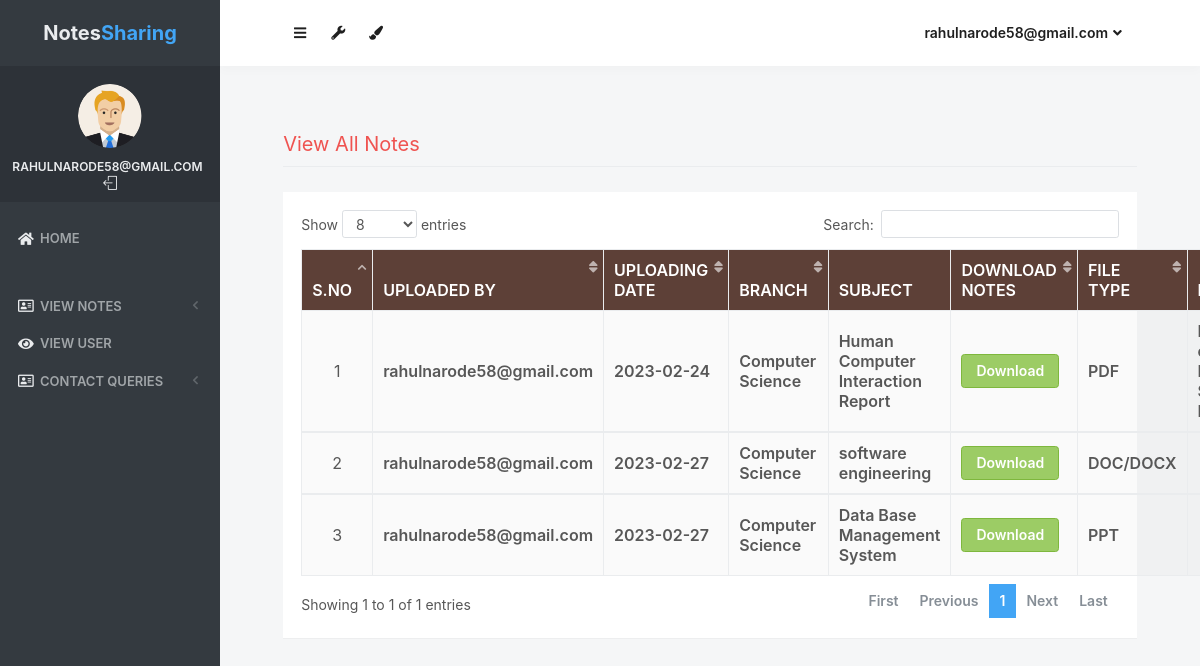
Screenshot of /all_notes (signed in) with the database file from the repository.
### notes/models.py (models this page shows, shortened)
class Notes(models.Model):
    user = models.ForeignKey(User,on_delete=models.CASCADE)
    uploadingdate = models.CharField(max_length=30)
    branch = models.CharField(max_length=30)
    subject = models.CharField(max_length=30)
    notesfile = models.FileField(null=True)
    filetype = models.CharField(max_length=30)
    description = models.CharField(max_length=200, null=True)
    status = models.CharField(max_length=15)

### notes/views.py (the view)
# urls.py: path('all_notes', all_notes, name='all_notes'),
def all_notes(request):
    if not request.user.is_authenticated:
        return redirect('login_admin')
    notes = Notes.objects.all()
    d = {'notes':notes}
    return render(request, 'all_notes.html',d)

### notes/templates/all_notes.html (shortened to what this page needs)
{% load static %}
<html lang="en" class="no-focus">
    <head>
        <link rel="stylesheet" href="{% static 'js/plugins/datatables/dataTables.bootstrap4.min.css' %}">
        <link rel="stylesheet" id="css-main" href="{% static 'css1/codebase.min.css' %}">
    </head>
    <body>
        <div id="page-container" class="sidebar-o sidebar-inverse side-scroll page-header-fixed main-content-narrow">
         {% include "sidebar.html" %}
            {% include "admin_nav.html" %}
            <main id="main-container">
                <div class="content">
                    <h2 class="content-heading text-danger">View All Notes</h2>
                    <div class="block">
                        <div class="block-content block-content-full">
                            <table class="table table-bordered table-striped table-vcenter js-dataTable-full-pagination" style="width:100%">
                                <thead class="text-white" style="background-color : #5d4037;">
                                    <tr>
                                        <th class="text-center">S.No</th>
                                        <th class="d-none d-sm-table-cell">Uploaded By</th>
                                        <th class="d-none d-sm-table-cell">Uploading Date</th>
                                        <th class="d-none d-sm-table-cell">Branch</th>
                                        <th class="d-none d-sm-table-cell">Subject</th>
                                        <th class="d-none d-sm-table-cell">Download Notes</th>
                                        <th class="d-none d-sm-table-cell">File Type</th>
                                        <th class="d-none d-sm-table-cell">Description</th>
                                    </tr>
                                </thead>
                                {% for i in notes %}
                                <tbody>
                                    <tr>
                                        <td class="text-center">{{forloop.counter}}</td>
                                        <td class="font-w600">{{i.user.username}}</td>
					<td class="font-w600">{{i.uploadingdate}}</td>
					<td class="font-w600">{{i.branch}}</td>
					<td class="font-w600">{{i.subject}}</td>
					<td class="font-w600"><a href="{{i.notesfile.url}}" class="btn btn-success" download>Download</a></td>
					<td class="font-w600">{{i.filetype}}</td>
					<td class="font-w600">{{i.description}}</td>
                                    </tr>
                                        {% endfor %}
                                </tbody>
                            </table>
                        </div>
                    </div>
                </div>
            </main>
        </div>
 <link rel="stylesheet" href="https://use.fontawesome.com/releases/v5.6.3/css/all.css">
    </body>
</html>

### notes/templates/sidebar.html (shortened to what this page needs)
{% load static %}
   <nav id="sidebar">
                <div id="sidebar-scroll">
                    <div class="sidebar-content">
                        <div class="content-header content-header-fullrow px-15">
                            <div class="content-header-section text-center align-parent sidebar-mini-hidden">
                                <div class="content-header-item">
                                    <a class="link-effect font-w700" href="{% url 'admin_home' %}">
                                           <span class="font-size-xl text-dual-primary-dark">Notes</span><span class="font-size-xl text-primary">Sharing</span>
                                    </a>
                                </div>
                            </div>
                        </div>
                        <div class="content-side content-side-full content-side-user px-10 align-parent">
                            <div class="sidebar-mini-hidden-b text-center">
                                <a class="img-link" href="be_pages_generic_profile.html">
                                    <img class="img-avatar" src="{% static 'img/avatars/user1.png' %}" alt="">
                                </a>
                                <ul class="list-inline mt-10">
                                    <li class="list-inline-item">
                                        <a class="link-effect text-dual-primary-dark font-size-xs font-w600 text-uppercase" href="{% url 'admin_home' %}">{{ request.user.username }}</a>
                                    </li>
                                    <li class="list-inline-item">
                                        <a class="link-effect text-dual-primary-dark" href="{% url 'logout' %}">
                                            <i class="si si-logout"></i>
                                        </a>
                                    </li>
                                </ul>
                            </div>
                        </div>
                        <div class="content-side content-side-full">
                            <ul class="nav-main">
                                <li class="open">
                                    <a href="{% url 'admin_home' %}"><i class="fas fa-home"></i><span class="sidebar-mini-hide">Home</span></a>
                                </li>
                                <li class="nav-main-heading"><span class="sidebar-mini-visible">UI</span></li>
                                <li>
                                    <a class="nav-submenu" data-toggle="nav-submenu"><i class="far fa-address-card"></i>View Notes</a>
                                </li>
                                <li>
                                    <a  href="{% url 'view_users' %}"><i class="fas fa-eye"></i><span class="sidebar-mini-hide">View User</span></a>
                                </li>
                                <li>
                                    <a class="nav-submenu" data-toggle="nav-submenu"><i class="far fa-address-card"></i>Contact Queries</a>
                                </li>
                           </ul>
                        </div>
                    </div>
                </div>
            </nav>

### notes/templates/admin_nav.html (shortened to what this page needs)
{% load static %}
            <header id="page-header">
                <div class="content-header">
                    <div class="content-header-section">
                        <button type="button" class="btn btn-circle btn-dual-secondary" data-toggle="layout" data-action="sidebar_toggle">
                            <i class="fa fa-navicon"></i>
                        </button>
                        <div class="btn-group" role="group">
                            <button type="button" class="btn btn-circle btn-dual-secondary" id="page-header-options-dropdown" data-toggle="dropdown" aria-haspopup="true" aria-expanded="false">
                                <i class="fa fa-wrench"></i>
                            </button>
                        </div>
                        <div class="btn-group" role="group">
                            <button type="button" class="btn btn-circle btn-dual-secondary" id="page-header-themes-dropdown" data-toggle="dropdown" aria-haspopup="true" aria-expanded="false">
                                <i class="fa fa-paint-brush"></i>
                            </button>
                        </div>
                    </div>
                    <div class="content-header-section">
                        <div class="btn-group" role="group">
                            <button type="button" class="btn btn-rounded btn-dual-secondary" id="page-header-user-dropdown" data-toggle="dropdown" aria-haspopup="true" aria-expanded="false">
                                {{ request.user.username}}<i class="fa fa-angle-down ml-5"></i>
                            </button>
                        </div>
                    </div>
                </div>
            </header>

### rows the page displays
Notes: user.username "rahulnarode58@gmail.com", uploadingdate "2023-02-24", branch "Computer Science", subject "Human Computer Interaction Report", filetype "PDF"
Notes: user.username "rahulnarode58@gmail.com", uploadingdate "2023-02-27", branch "Computer Science", subject "software engineering", filetype "DOC/DOCX"
Notes: user.username "rahulnarode58@gmail.com", uploadingdate "2023-02-27", branch "Computer Science", subject "Data Base Management System", filetype "PPT"

### other values shown
{{ request.user.username }} "RAHULNARODE58@GMAIL.COM"
{{ request.user.username }} "rahulnarode58@gmail.com"
